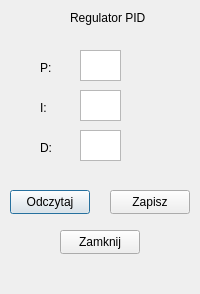
<?xml version="1.0" encoding="UTF-8"?>
<ui version="4.0">
 <class>PID</class>
 <widget class="QDialog" name="PID">
  <property name="geometry">
   <rect>
    <x>0</x>
    <y>0</y>
    <width>200</width>
    <height>294</height>
   </rect>
  </property>
  <property name="windowTitle">
   <string>Dialog</string>
  </property>
  <widget class="QPushButton" name="pushButton_read">
   <property name="geometry">
    <rect>
     <x>10</x>
     <y>190</y>
     <width>80</width>
     <height>24</height>
    </rect>
   </property>
   <property name="text">
    <string>Odczytaj</string>
   </property>
  </widget>
  <widget class="QPushButton" name="pushButton_save">
   <property name="geometry">
    <rect>
     <x>110</x>
     <y>190</y>
     <width>80</width>
     <height>24</height>
    </rect>
   </property>
   <property name="text">
    <string>Zapisz</string>
   </property>
  </widget>
  <widget class="QPushButton" name="pushButton_close">
   <property name="geometry">
    <rect>
     <x>60</x>
     <y>230</y>
     <width>80</width>
     <height>24</height>
    </rect>
   </property>
   <property name="text">
    <string>Zamknij</string>
   </property>
  </widget>
  <widget class="QLabel" name="label_P">
   <property name="geometry">
    <rect>
     <x>40</x>
     <y>60</y>
     <width>16</width>
     <height>16</height>
    </rect>
   </property>
   <property name="text">
    <string>P:</string>
   </property>
  </widget>
  <widget class="QLabel" name="label_I">
   <property name="geometry">
    <rect>
     <x>40</x>
     <y>100</y>
     <width>16</width>
     <height>16</height>
    </rect>
   </property>
   <property name="text">
    <string>I:</string>
   </property>
  </widget>
  <widget class="QLabel" name="label_D">
   <property name="geometry">
    <rect>
     <x>40</x>
     <y>140</y>
     <width>16</width>
     <height>16</height>
    </rect>
   </property>
   <property name="text">
    <string>D:</string>
   </property>
  </widget>
  <widget class="QTextEdit" name="textEdit_P">
   <property name="geometry">
    <rect>
     <x>80</x>
     <y>50</y>
     <width>41</width>
     <height>31</height>
    </rect>
   </property>
  </widget>
  <widget class="QTextEdit" name="textEdit_I">
   <property name="geometry">
    <rect>
     <x>80</x>
     <y>90</y>
     <width>41</width>
     <height>31</height>
    </rect>
   </property>
  </widget>
  <widget class="QTextEdit" name="textEdit_D">
   <property name="geometry">
    <rect>
     <x>80</x>
     <y>130</y>
     <width>41</width>
     <height>31</height>
    </rect>
   </property>
  </widget>
  <widget class="QLabel" name="label_PID">
   <property name="geometry">
    <rect>
     <x>70</x>
     <y>10</y>
     <width>91</width>
     <height>16</height>
    </rect>
   </property>
   <property name="text">
    <string>Regulator PID</string>
   </property>
  </widget>
  <zorder>pushButton_save</zorder>
  <zorder>pushButton_read</zorder>
  <zorder>pushButton_close</zorder>
  <zorder>label_P</zorder>
  <zorder>label_I</zorder>
  <zorder>label_D</zorder>
  <zorder>textEdit_P</zorder>
  <zorder>textEdit_I</zorder>
  <zorder>textEdit_D</zorder>
  <zorder>label_PID</zorder>
 </widget>
 <resources/>
 <connections>
  <connection>
   <sender>pushButton_close</sender>
   <signal>clicked()</signal>
   <receiver>PID</receiver>
   <slot>close()</slot>
   <hints>
    <hint type="sourcelabel">
     <x>114</x>
     <y>247</y>
    </hint>
    <hint type="destinationlabel">
     <x>100</x>
     <y>264</y>
    </hint>
   </hints>
  </connection>
 </connections>
</ui>
